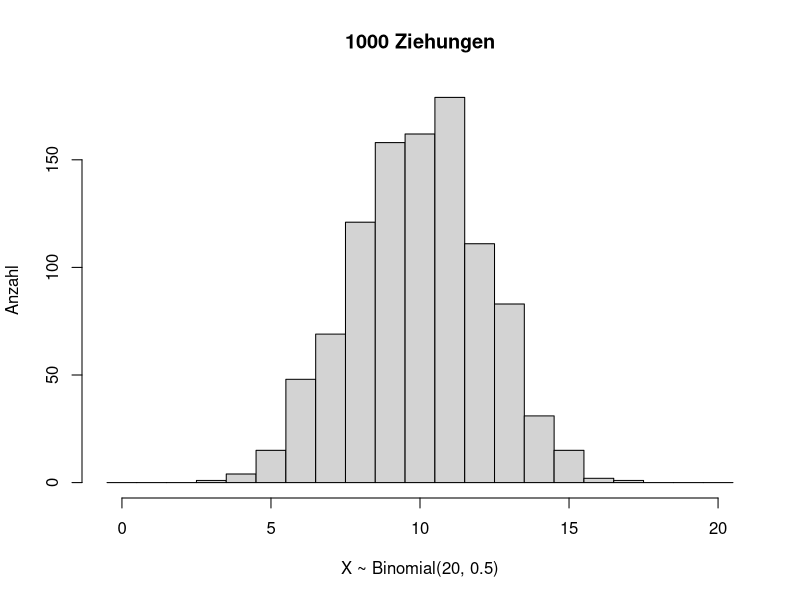
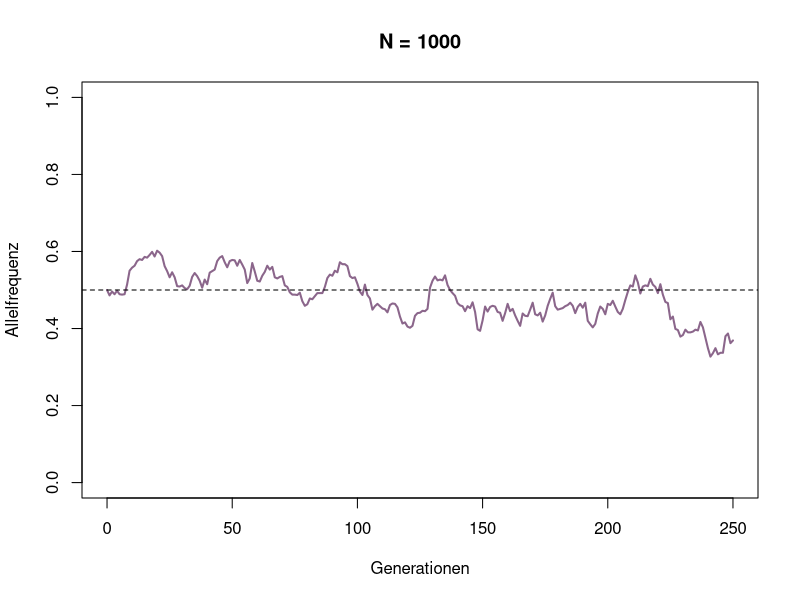
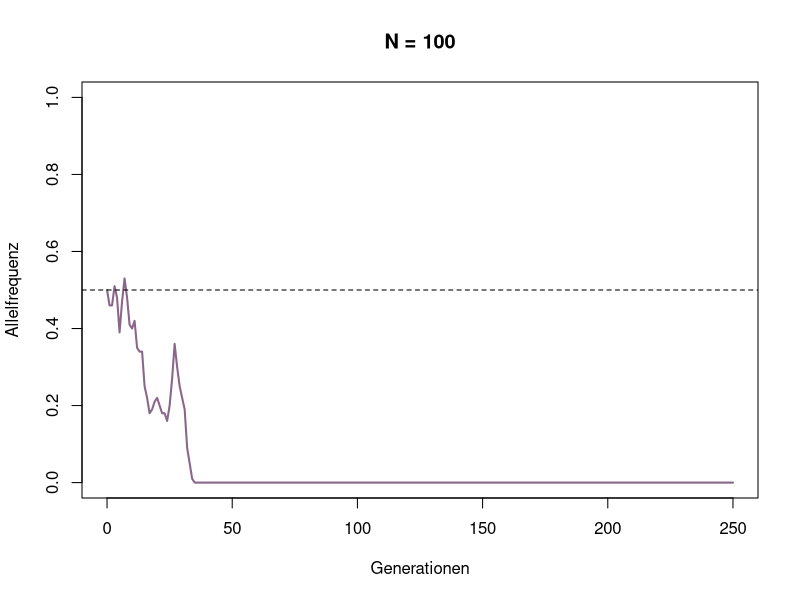
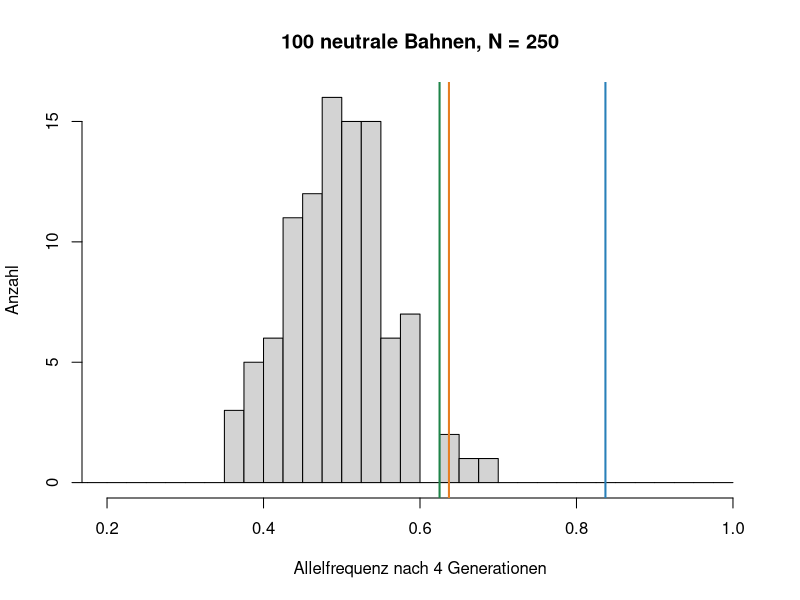
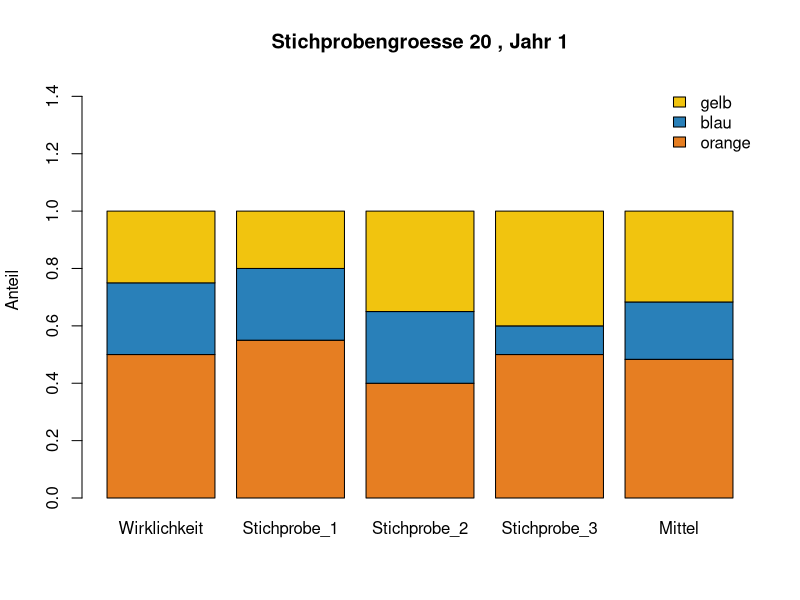
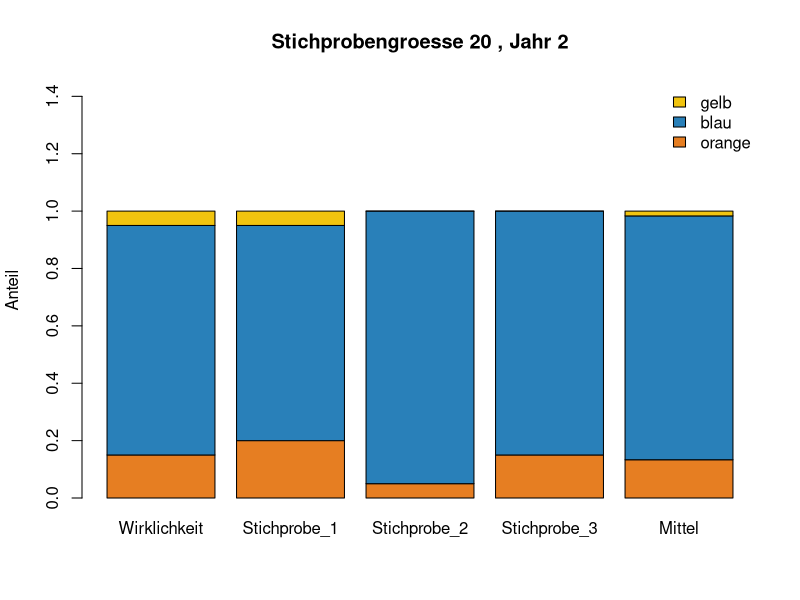
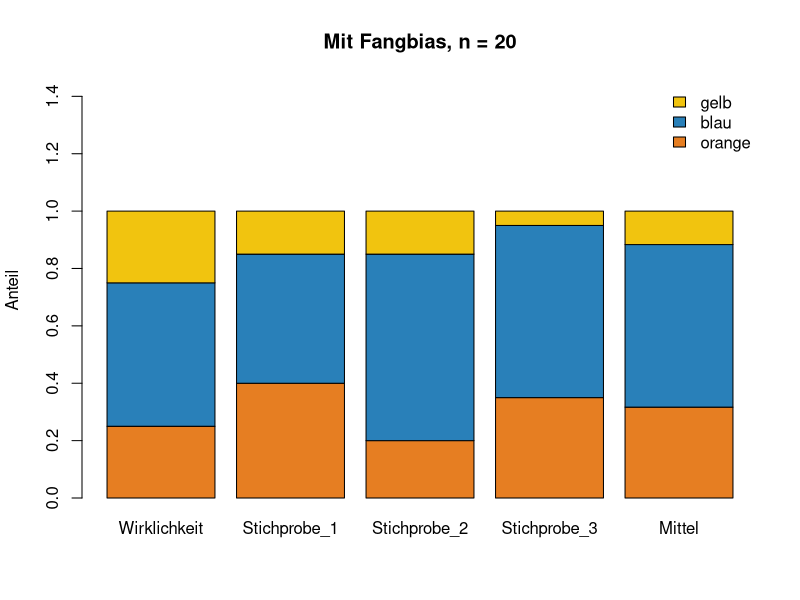

The R script that drew these images, in order:
# Woche 9 — Notebook (nur R)
# Zufall und Notwendigkeit
# In RStudio: Working Directory = weeks/week-09, dann Zeile fuer Zeile ausfuehren.
# Quarto: notebook.qmd. Knit ohne Quarto: notebook.Rmd.

# In der Vorlesung wandert die Frequenz in den Teichen. Zwei Dinge koennen
# eine gemessene Frequenz verschieben: die Population ist endlich, und die
# Stichprobe ist nur ein Teil davon.
#
# Dieses Notebook rechnet die Teiche nicht noch einmal. Sie kommen nur am Ende
# von Teil A kurz zurueck.
# 1. Wie haengt die Wanderung von der Populationsgroesse N ab, wenn das Allel neutral ist?
# 2. Was sieht man von den Kehlfarben der Echsen aus Woche 4, wenn der Fang Zufall ist?

# --- Auftrag ---
# 1. Eine Binomialverteilung anschauen und set.seed ausprobieren.
# 2. Ein neutrales Allel viele Generationen verfolgen, grosse und kleine Population.
#    Dann mit den Teichen vergleichen.
# 3. Drei Stichproben von Echsen ziehen. Der Fangbias am Schluss ist ein Bonus.

# ===========================================================================
# 0 · Zufallszahlen
# ===========================================================================
#
# rbinom(anzahl, size, prob) zieht anzahl Mal, wie viele von size Versuchen
# erfolgreich waren. Jeder Versuch klappt mit Wahrscheinlichkeit prob.
# set.seed legt den Startwert fest.

set.seed(2026)

x <- rbinom(1000, size = 20, prob = 0.5)
hist(x, breaks = 0:21 - 0.5,
     main = "1000 Ziehungen", xlab = "X ~ Binomial(20, 0.5)", ylab = "Anzahl")

# F1
# 1. Denselben Block ohne set.seed zweimal laufen lassen. Aendert sich das Histogramm?
# 2. prob = 0.1. Wie veraendert sich die Verteilung? Warum?

# ===========================================================================
# A · Populationsgroesse
# ===========================================================================
#
# Neutrales Allel, Frequenz p, fixe Populationsgroesse N, haploid.
# Jede Generation wird aus der vorherigen gezogen. Derselbe Schritt wie in
# der Vorlesung, hier ohne Selektion.

WF_step <- function(p, N) {
  N_p <- rbinom(1, N, p)   # wie viele der N Individuen tragen das Allel?
  N_p / N
}

# --- Eine Generation ---
#
# F2. Eine Generation mit p = 0.5 und N = 1000.
# Erwarten Sie Abnahme, Zunahme, oder bleibt p nahe 0.5?
# Chunk mehrmals laufen lassen.

WF_step(p = 0.5, N = 1000)

# --- Viele Generationen ---

simulateWF <- function(p_0, N, generationen = 250) {
  p <- numeric(generationen + 1)
  p[1] <- p_0
  for (t in seq_len(generationen)) {
    p[t + 1] <- WF_step(p[t], N)
  }
  data.frame(generation = 0:generationen, p = p)
}

# Grosse Population. F3: p_0 aendern.

p_0 <- 0.5   # bitte aendern

large_pop <- simulateWF(p_0, N = 1000)

plot(large_pop$generation, large_pop$p, type = "l", lwd = 2, col = "plum4",
     xlab = "Generationen", ylab = "Allelfrequenz", ylim = c(0, 1),
     main = "N = 1000")
abline(h = p_0, lwd = 1, lty = 2)

# Kleine Population.
# F4. Was erwarten Sie fuer N = 100, bevor Sie den Block laufen lassen?

p_0 <- 0.5   # bitte aendern

small_pop <- simulateWF(p_0, N = 100)

plot(small_pop$generation, small_pop$p, type = "l", lwd = 2, col = "plum4",
     xlab = "Generationen", ylab = "Allelfrequenz", ylim = c(0, 1),
     main = "N = 100")
abline(h = p_0, lwd = 1, lty = 2)

# F5
# - Block ein paar Mal laufen lassen. Was beobachten Sie?
# - Stieg oder fiel p hier, weil das Allel einen Vorteil hatte?
# - Was heisst das fuer die genetische Vielfalt in einer kleinen Population?

# ---------------------------------------------------------------------------
# Zurueck zu den Teichen
# ---------------------------------------------------------------------------
# Die Teiche starten bei p = 0.5 und liegen nach drei bis vier Jahren bei etwa
# 0.63 (Teich 2 und 14) und 0.84 (Teich 7). Kann ein neutrales Allel das allein
# durch Zufall schaffen? 100 Laeufe, je 4 Generationen, nur die Frequenz am Ende.

N <- 250   # bitte aendern

set.seed(2026)
p_ende <- numeric(100)
for (i in 1:100) {
  bahn <- simulateWF(p_0 = 0.5, N = N, generationen = 4)
  p_ende[i] <- bahn$p[5]
}

hist(p_ende, breaks = seq(0, 1, by = 0.025), xlim = c(0.2, 1),
     main = paste("100 neutrale Bahnen, N =", N),
     xlab = "Allelfrequenz nach 4 Generationen", ylab = "Anzahl")
abline(v = c(0.637, 0.625, 0.837), lwd = 2,
       col = c("#e67e22", "#1e8449", "#2980b9"))   # Teich 2, 14, 7

sum(p_ende >= 0.62)   # wie viele Bahnen kommen so hoch wie die Teiche?

# F6
# - Wie viele der 100 neutralen Bahnen kommen so hoch wie die Teiche? Und wie viele so hoch wie Teich 7?
# - N auf 50 und dann auf 25 setzen. Wie klein muesste die Population sein, damit Zufall allein reicht?
# - In jedem Teich leben Hunderte Stichlinge. Was muss also zum Zufall dazukommen?

# ===========================================================================
# B · Stichprobengroesse
# ===========================================================================
#
# Woche 4: Kehlfarben von Uta stansburiana. Hier sind die Anteile gegeben.
# Zufaellig ist nur, wen Sie fangen. Drei Stichproben mit je n Echsen.
#
# rmultinom(n, size, prob): drei Farben auf einmal.
# size = Zahl gefangener Echsen, prob = Anteil jeder Farbe.
# Balken von unten nach oben: orange, blau, gelb.

# --- Jahr 1 ---

lizard_pop_y1 <- c(0.5, 0.25, 0.25)   # orange, blau, gelb

sample_size <- 20   # bitte aendern

set.seed(2026)
sample1 <- rmultinom(n = 1, size = sample_size, prob = lizard_pop_y1)
sample2 <- rmultinom(n = 1, size = sample_size, prob = lizard_pop_y1)
sample3 <- rmultinom(n = 1, size = sample_size, prob = lizard_pop_y1)

data_y1 <- data.frame(
  Wirklichkeit = lizard_pop_y1,
  Stichprobe_1 = as.numeric(sample1) / sample_size,
  Stichprobe_2 = as.numeric(sample2) / sample_size,
  Stichprobe_3 = as.numeric(sample3) / sample_size
)
data_y1$Mittel <- (data_y1$Stichprobe_1 + data_y1$Stichprobe_2 + data_y1$Stichprobe_3) / 3

barplot(as.matrix(data_y1),
        col = c("#e67e22", "#2980b9", "#f1c40f"),
        ylim = c(0, 1.45),
        legend.text = c("orange", "blau", "gelb"),
        args.legend = list(bty = "n", x = "topright"),
        main = paste("Stichprobengroesse", sample_size, ", Jahr 1"),
        ylab = "Anteil")

# F7
# - Stimmen die Stichproben mit der Population ueberein?
# - sample_size aendern. Was beobachten Sie?

# --- Jahr 2: gelb ist selten ---

lizard_pop_y2 <- c(0.15, 0.8, 0.05)   # orange, blau, gelb

sample_size <- 20   # bitte aendern

set.seed(2026)
sample1 <- rmultinom(n = 1, size = sample_size, prob = lizard_pop_y2)
sample2 <- rmultinom(n = 1, size = sample_size, prob = lizard_pop_y2)
sample3 <- rmultinom(n = 1, size = sample_size, prob = lizard_pop_y2)

data_y2 <- data.frame(
  Wirklichkeit = lizard_pop_y2,
  Stichprobe_1 = as.numeric(sample1) / sample_size,
  Stichprobe_2 = as.numeric(sample2) / sample_size,
  Stichprobe_3 = as.numeric(sample3) / sample_size
)
data_y2$Mittel <- (data_y2$Stichprobe_1 + data_y2$Stichprobe_2 + data_y2$Stichprobe_3) / 3

barplot(as.matrix(data_y2),
        col = c("#e67e22", "#2980b9", "#f1c40f"),
        ylim = c(0, 1.45),
        legend.text = c("orange", "blau", "gelb"),
        args.legend = list(bty = "n", x = "topright"),
        main = paste("Stichprobengroesse", sample_size, ", Jahr 2"),
        ylab = "Anteil")

# F8
# - Warum ist Jahr 2 heikler als Jahr 1?
# - sample_size aendern.
# - Lieber viele kleine Stichproben oder eine grosse?

# --- Bonus: wen das Netz bevorzugt ---
#
# Gelbe Schleicher gehen seltener ins Netz, orange Maennchen leichter.
# bias sind Gewichte. rmultinom teilt sie durch ihre Summe.

lizard_pop_b <- c(0.25, 0.5, 0.25)   # orange, blau, gelb
bias <- c(1, 0.75, 0.5)

sample_size <- 20

set.seed(2026)
sample1 <- rmultinom(n = 1, size = sample_size, prob = lizard_pop_b * bias)
sample2 <- rmultinom(n = 1, size = sample_size, prob = lizard_pop_b * bias)
sample3 <- rmultinom(n = 1, size = sample_size, prob = lizard_pop_b * bias)

data_b <- data.frame(
  Wirklichkeit = lizard_pop_b,
  Stichprobe_1 = as.numeric(sample1) / sample_size,
  Stichprobe_2 = as.numeric(sample2) / sample_size,
  Stichprobe_3 = as.numeric(sample3) / sample_size
)
data_b$Mittel <- (data_b$Stichprobe_1 + data_b$Stichprobe_2 + data_b$Stichprobe_3) / 3

barplot(as.matrix(data_b),
        col = c("#e67e22", "#2980b9", "#f1c40f"),
        ylim = c(0, 1.45),
        legend.text = c("orange", "blau", "gelb"),
        args.legend = list(bty = "n", x = "topright"),
        main = paste("Mit Fangbias, n =", sample_size),
        ylab = "Anteil")

# Bonus. Wann wird der Fangbias zum Problem?
# Hilft ein groesseres sample_size, oder bleibt die Abweichung?

# ===========================================================================
# Fazit
# ===========================================================================
#
# Teil A aendert die Population. Teil B aendert nur, was im Netz liegt.
#
# F9. Saetze zu Ende schreiben.
# - In einer kleinen Population kann ein Allel zufaelligerweise ... . Das ist Drift.
# - Wenn wir Stichproben nehmen, koennen seltene Typen zufaelligerweise ... .
# - In Teich 7 wurden pro Jahr nur 7-36 Fische untersucht. Ein Teil des
#   Unterschieds zu den anderen Teichen kann deshalb ... sein.
